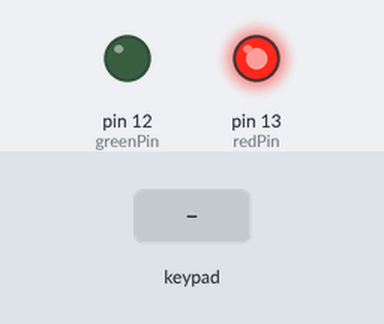
The sketch below on a simulated Arduino Uno, built with avr-gcc and run on an emulated ATmega328P. Parts: output pins drawn as LEDs (lit = HIGH). Inputs (shaded band) come from the test bench.

Above: at 1.2 s.
1.3 s: keypad keys 1 2 3 4 pressed 0.4 s apart
At 2.8 s:
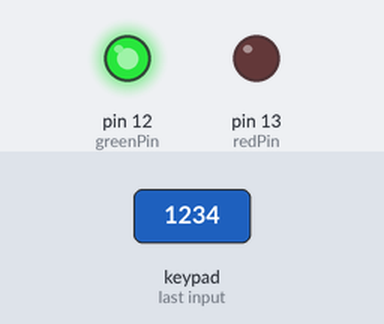
4.4 s: key '*' pressed
At 5.7 s:
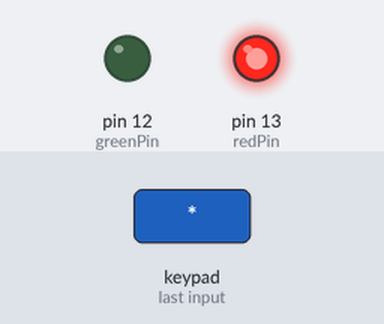
Timing chart, 0 to 7.4 s (numbered marks = the images above; inputs shaded):
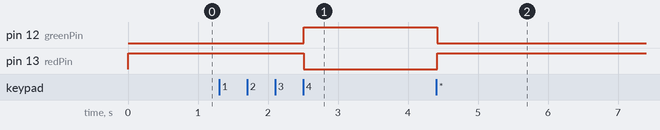

The sketch:

Project_10_keypad.ino
```cpp
// Project 10

#include <Keypad.h>

char* secretCode = "1234";
int position = 0;

const byte rows = 4;
const byte cols = 3;
char keys[rows][cols] = {
  {'1','2','3'},
  {'4','5','6'},
  {'7','8','9'},
  {'*','0','#'}
};

byte rowPins[rows] = {7, 2, 3, 5};
byte colPins[cols] = {6, 8, 4};
Keypad keypad = Keypad(makeKeymap(keys), rowPins, colPins, rows, cols);

int redPin = 13;
int greenPin = 12;

void setup()
{
  pinMode(redPin, OUTPUT);
  pinMode(greenPin, OUTPUT);
  setLocked(true);
}

void loop()
{
  char key = keypad.getKey();
  if (key == '*' || key == '#')
  {
    position = 0;
    setLocked(true);
  }
  if (key == secretCode[position])
  {
    position ++;
  }
  if (position == 4)
  {
    setLocked(false);
  }
  delay(100);
}

void setLocked(int locked)
{
  if (locked)
  {
    digitalWrite(redPin, HIGH);
    digitalWrite(greenPin, LOW);
  }
  else
  {
    digitalWrite(redPin, LOW);
    digitalWrite(greenPin, HIGH);
  }
}
```

Measured:
- after the input at 1.3 s, pin 12 (greenPin): LOW → HIGH after 1.2 s; pin 13 (redPin): HIGH → LOW after 1.2 s
- after the input at 4.4 s, pin 12 (greenPin): HIGH → LOW at once; pin 13 (redPin): LOW → HIGH at once
